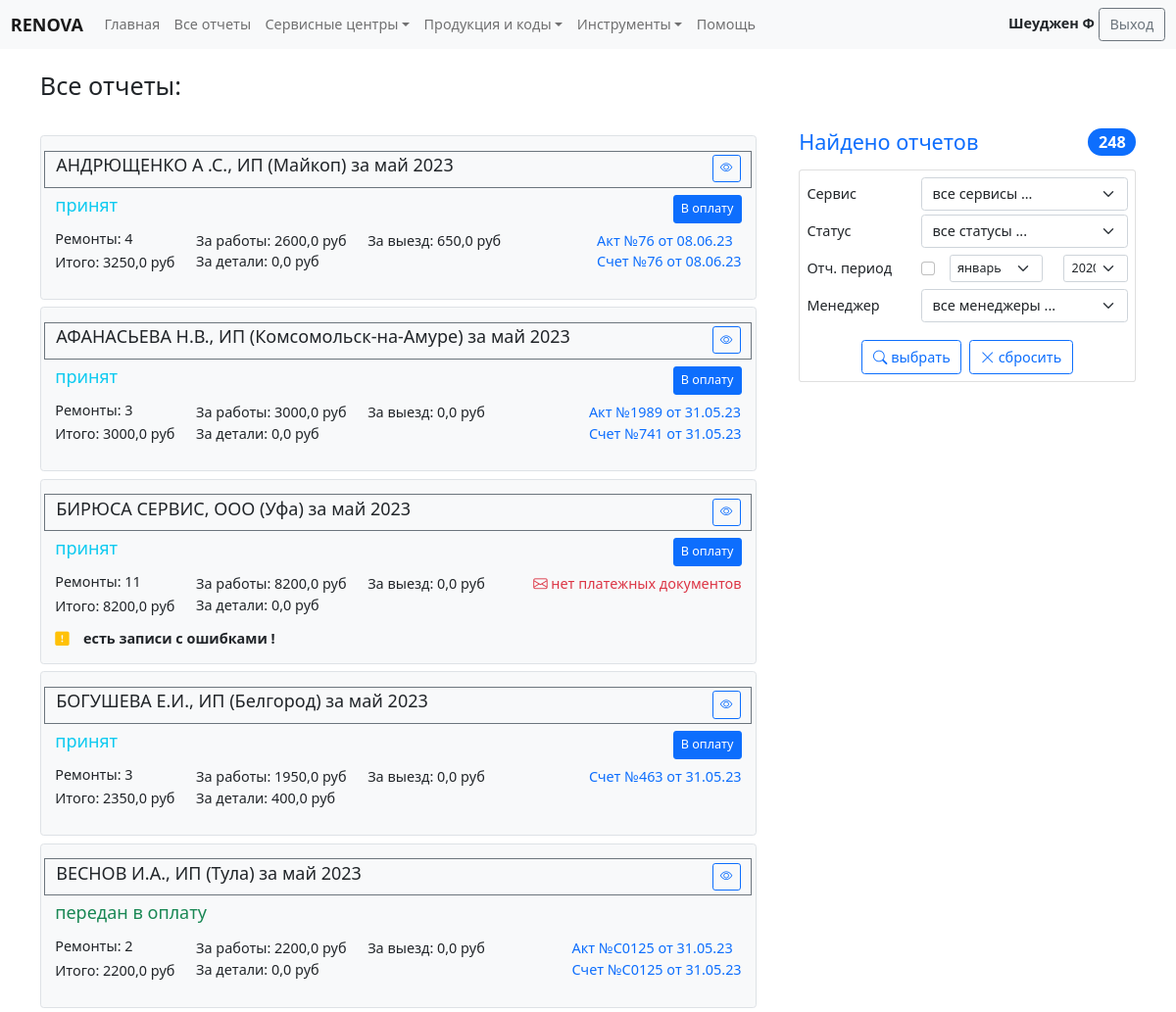
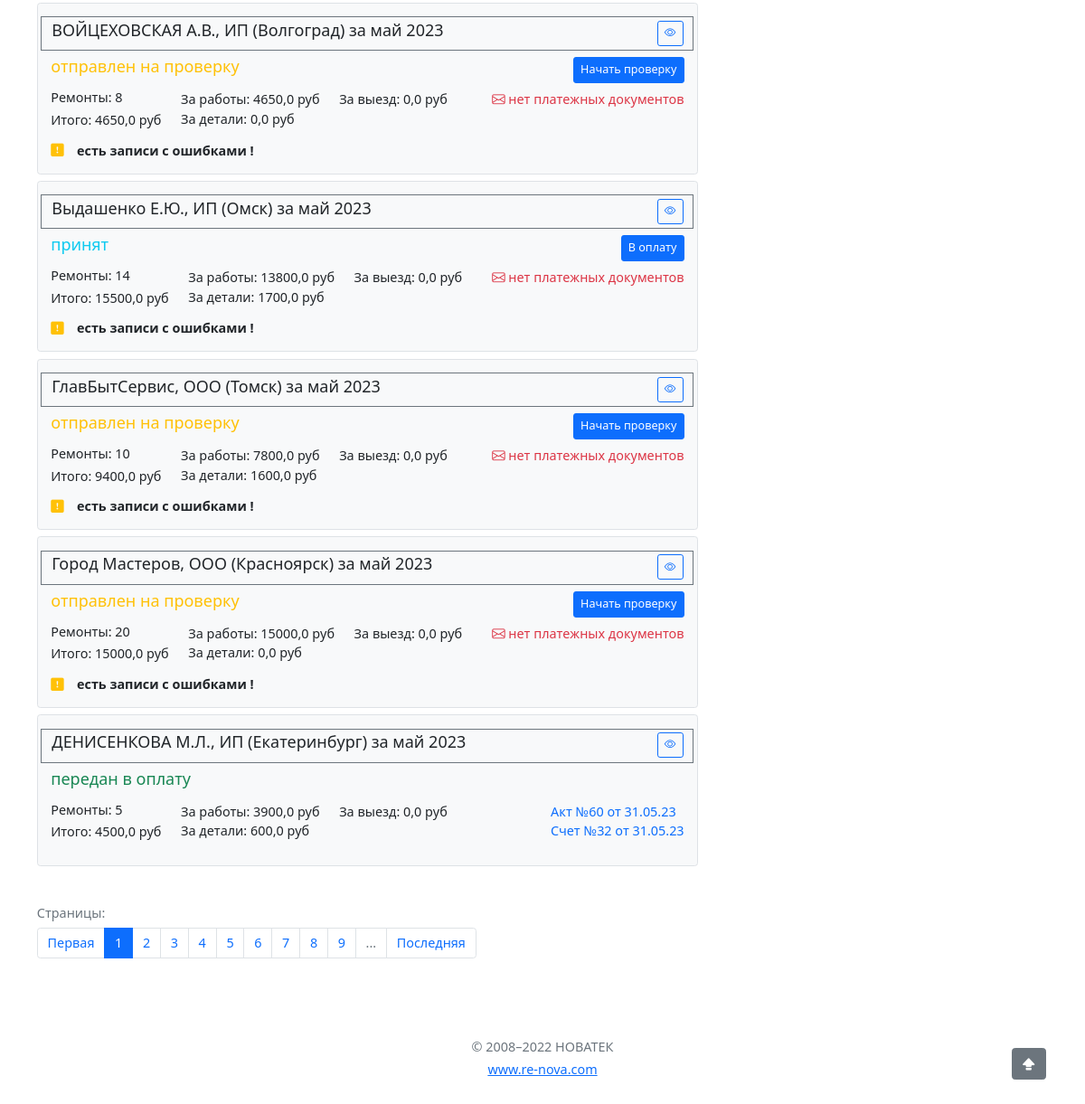
/reports/reports-list/ (signed in), run on the app's committed database (2 pictures, top to bottom).
### reports/models.py (models this page shows, shortened)
class Reports(ChangeloggableMixin, models.Model):
    service_center = models.ForeignKey(ServiceCenters, on_delete=models.CASCADE, verbose_name='Сервисный центр')
    report_date = models.DateField(verbose_name='Отчетный период')
    note = models.TextField(blank=True, null=True, verbose_name='Примечание')
    user = models.ForeignKey(User, verbose_name=u'Автор отчета', on_delete=models.PROTECT, limit_choices_to={'is_staff': False})
    status = models.CharField(choices=REPORT_STATUS, max_length=100, verbose_name='Статус', default=STATUS_DRAFT)
    total_cost = models.FloatField(default=0, verbose_name='Общая сумма по отчету')
    total_work = models.FloatField(default=0, verbose_name='Общая сумма за работы')
    total_part = models.FloatField(default=0, verbose_name='Общая сумма за детали')
    total_move = models.FloatField(default=0, verbose_name='Общая сумма за выезд')
    records_count = models.IntegerField(default=0, verbose_name='Количестов ремонтов')
    verified_count = models.IntegerField(default=0, verbose_name='Количестов принятых ремонтов')
    have_fault = models.BooleanField(default=False, blank=True, verbose_name='Имеет ошибки')
    pay_date = models.DateField(blank=True, null=True, verbose_name='Дата передачи в оплату')
    send_date = models.DateField(blank=True, null=True, verbose_name='Дата отправки на проверку')
    class Meta():
        verbose_name = 'Отчет'
        verbose_name_plural = 'Отчеты'
        ordering = ['-report_date', 'service_center', 'status']

### servicecentres/models.py (models this page shows, shortened)
class ServiceCenters(ChangeloggableMixin, models.Model):
    code = models.CharField(max_length=50, db_index=True, verbose_name='Код', help_text='Код по 1С. Обязательное поле.')
    title = models.CharField(max_length=50, db_index=True, verbose_name='Наименование', help_text='Юридическое наименование. Обязательное поле.')
    city = models.CharField(max_length=50, verbose_name='Город', help_text='Город. Обязательное поле.')
    region = models.ForeignKey(ServiceRegions,  null=True,on_delete=models.PROTECT, verbose_name='Регион', help_text='Регион СЦ. Обязательное поле.')
    addr = models.CharField(max_length=350, blank=True, verbose_name='Адрес')
    post_addr = models.CharField(max_length=350, blank=True, verbose_name='Почтовый адрес')
    conditions = models.TextField(blank=True, verbose_name='Особыче условия')
    free_parts = models.BooleanField(default=False, verbose_name='Бесплатные запчасти')
    grade = models.FloatField(default=5, verbose_name='Рэйтинг', editable=False)
    note = models.TextField(blank=True, verbose_name='Примечание')
    is_active = models.BooleanField(default=True, verbose_name='Ативен')
    user = models.ForeignKey(User, related_name='user_centers', blank=True, null=True, on_delete=models.SET_NULL, verbose_name='Пользователь', limit_choices_to={'is_staff': False})
    staff_user = models.ForeignKey(User, related_name='staff_centers', blank=True, null=True, on_delete=models.SET_NULL, verbose_name='Менеджер', limit_choices_to={'is_staff': True})
    price_type = models.CharField(choices=BASE_PRICE_TYPE, max_length=100, verbose_name='Тип прайса',
                                  default=PRICE_LITE)
    class Meta():
        verbose_name = 'Сервисный центр'
        verbose_name_plural = 'Сервисные центры'
        ordering = ['title']
    def __str__(self):
        return self.title

### upload/models.py (models this page shows, shortened)
class ReportDocumnent(models.Model):
    report = models.ForeignKey(
        Reports, verbose_name='Отчет', on_delete=models.CASCADE, null=False, blank=False)
    title = models.CharField(
        choices=REPORT_DOCUMENT, verbose_name='Наименование документа', max_length=20, null=False, blank=False)
    number = models.CharField(
        verbose_name='Номер документа', max_length=20, null=False, blank=False)
    date = models.DateField(
        verbose_name='Дата документа', null=False, blank=False)
    file = models.FileField(
        verbose_name='Файйл документа', upload_to=document_name, null=False, blank=False,
        validators=[FileExtensionValidator( ['pdf', 'doc', 'docx', 'jpg', 'png', 'xlsx', 'xls', 'jpeg'] )]
        )
    class Meta():
        verbose_name = 'Документ отчета'
        verbose_name_plural = 'Документы отчетов'
        ordering = ['report', 'title']

### reports/views.py (the view)
# urls.py: path('reports-list/', ReportsForStaff.as_view(), name='reports_list'),
class ReportsForStaff(LoginRequiredMixin, StaffUserMixin, ListView):
    model = Reports
    template_name = 'reports/staff_reports_list.html'
    context_object_name = 'reports'
    extra_context = {'title': 'Все отчеты:'}
    paginate_by = 10
    def get_queryset(self):
        if self.request.user.is_superuser:
            reports = Reports.objects.all()
        elif self.request.user.groups.filter(name='GeneralStaff').exists():
            reports = Reports.objects.all().exclude(status='draft')
        else:
            reports = Reports.objects.filter(service_center__staff_user=self.request.user).exclude(status='draft')
        if self.request.GET.get("service_center", '') != '':
            reports = reports.filter(service_center=self.request.GET.get("service_center"))
        if self.request.GET.get("staff_user", '') != '':
            reports = reports.filter(service_center__staff_user=self.request.GET.get("staff_user"))
        if 'status' in self.request.GET and self.request.GET.get("status", '') != '':
            reports = reports.filter(status=self.request.GET.get("status"))
            if self.request.GET.get("status") == 'send' or self.request.GET.get("status") == 'send_again':
                reports = reports.order_by('-send_date')
        if self.request.GET.get("use_date", '') == 'on' and self.request.GET.get("month", '') != '' and \
                self.request.GET.get("year", '') != '':
            report_date = datetime.date(int(self.request.GET.get("year", '')), int(self.request.GET.get("month", '')), 1)
            reports = reports.filter(report_date=report_date)
        return reports
    def get_context_data(self, **kwargs):
        context = super().get_context_data(**kwargs)
        context['form'] = ReportsFilterForm(self.request.GET)
        context['obj_count'] = self.object_list.count()
        return context

### reports/templates/reports/staff_reports_list.html (shortened to what this page needs)
{% extends 'base.html' %}
{% load static %}
{% load my_tags %}
{% block content %}
{% include 'inc/staff_navbar.html' %}
<div class="container">
    <main>
        <div class="row py-4">
            <div class="col-12"><h3>{{ title }}</h3></div>
        </div>
        <div class="row g-5">
            <div class="col-lg-4  order-lg-last">
                <h4 class="d-flex justify-content-between align-items-center mb-3">
                    <span class="text-primary">Найдено отчетов</span>
                    <span class="badge bg-primary rounded-pill">{{ obj_count }}</span>
                </h4>
                <form class="card p-2" method="get">
                    <div class="row mb-1  align-items-center">
                        <label class="col-xl-4 col-form-label">Сервис</label>
                        <div class="col-xl-8">
                            {{ form.service_center }}
                        </div>
                    </div>
                    <div class="row mb-1  align-items-center">
                        <label class="col-xl-4">Статус</label>
                        <div class="col-xl-8">
                            {{ form.status }}
                        </div>
                    </div>
                    <div class="row mb-1 align-items-center">
                        <label class="col-xl-4 col-form-label">Отч. период</label>
                        <div class="col-xl-1">
                            {{ form.use_date }}
                        </div>
                        <div class="col-xl-4">
                            {{ form.month }}
                        </div>
                        <div class="col-xl-3  align-items-center">
                            {{ form.year }}
                        </div>
                    </div>
                    {% if request.user.is_superuser or request.user|has_group:"GeneralStaff" %}
                    <div class="row mb-1  align-items-center">
                        <label class="col-xl-4">Менеджер</label>
                        <div class="col-xl-8">
                            {{ form.staff_user }}
                        </div>
                    </div>
                    {% endif %}
                    <div class="container d-flex justify-content-center gap-2 mt-3">
                        <button type="submit" class="btn btn-outline-primary">
                            <i class="bi bi-search"></i>
                            выбрать
                        </button>
                        <a class="btn btn-outline-primary" href="{% url 'reports_list' %}" role="button">
                            <i class="bi bi-x-lg"></i>
                            сбросить
                        </a>
                    </div>
                </form>
            </div>
            <div class="col-lg-8">
                {% if reports %}
                {% for report in reports %}
                <div class="card mt-2 border bg-light" id="report-{{ report.pk }}">
                    <div class="card-body ">
                        <div class="row py-1 border border-secondary">
                            <h5 class="col">
                                {{ report.service_center }} ({{ report.service_center.city }}) за {{ report.report_date|date:"F Y"|lower}}
                            </h5>
                            <div class="col-auto">
                                <a href="{% url 'report_page' report.pk %}?previos={{ request.get_full_path }}" class="btn btn-outline-primary btn-sm">
                                    <i class="bi bi-eye"></i></i>
                                </a>
                            </div>
                        </div>
                        <div class="row g-1 justify-content-between py-2">
                            <div class="col-sm-6">
                                {% if report.status == 'draft' %}
                                <h5 class="text-muted">{{ report.get_status_display }}</h5>
                                {% elif report.status == 'refinement' %}
                                <h5 class="text-danger">{{ report.get_status_display }}</h5>
                                {% elif report.status == 'send' or report.status == 'send_again' %}
                                <h5 class="text-warning">
                                    {{ report.get_status_display }}
                                </h5>
                                {% elif report.status == 'received' %}
                                <h5 class="text-warning">
                                    {{ report.get_status_display }}
                                    <label class="text-dark">( {{ report|show_verified_proc|floatformat:0 }}% )</label>
                                </h5>
                                {% elif report.status == 'verified' or report.status == 'accepted' %}
                                <h5 class="text-info">{{ report.get_status_display }}</h5>
                                {% else %}
                                <h5 class="text-success">{{ report.get_status_display }}</h5>
                                {% endif %}
                            </div>
                            <div class="col-auto d-flex">
                                {% if not report.status == 'payment' and not report.status == 'refinement' and not report.status == 'received' %}
                                <button type="button" class="btn btn-primary btn-sm" data-bs-toggle="modal" data-bs-target="#statusModal_{{ report.pk }}">
                                    {% if report.status == 'draft' %}
                                    На проверку
                                    {% elif report.status == 'send' or report.status == 'send_again' %}
                                    Начать проверку
                                    {% elif report.status == 'verified' %}
                                    Принять отчет
                                    {% elif report.status == 'accepted' %}
                                    В оплату
                                    {% endif %}
                                </button>
                                {% endif %}
                            </div>
                        </div>
                        <div class="row pb-2">
                            <div class="col-auto">
                                <h6>Ремонты: {{ report.records_count }}</h6>
                                <h6>Итого: {{ report.total_cost }} руб</h6>
                            </div>
                            <div class="col-sm row">
                                <div class="col-auto">
                                За работы: {{ report.total_work }} руб<br>
                                За детали: {{ report.total_part }} руб<br>
                                </div>
                                <div class="col-auto">
                                    За выезд: {{ report.total_move }} руб
                                </div>
                            </div>
                            <div class="col-auto mt-2 mt-sm-0">
                                {% if report.reportdocumnent_set.all %}
                                    {% for doc in report.reportdocumnent_set.all %}
                                        <div class="row col-auto"><a href='{{ doc.file.url }}' class='text-decoration-none' target="_blank">{{ doc.get_title_display }} №{{ doc.number }} от {{ doc.date|date:'d.m.y' }}</a></div>
                                    {% endfor %}
                                {% else %}
                                    <span class="text-danger"><i class="bi bi-envelope"></i> нет платежных документов</span>
                                {% endif %}
                            </div>
                        </div>
                        {% if report.have_fault %}
                        <div class="col-12">
                            <i class="bi bi-exclamation-square-fill text-warning"></i><strong class="px-3">есть записи с ошибками !</strong>
                        </div>
                        {% endif %}
                    </div>
                </div>
                {% endfor %}
                {% else %}
                <h4 class="text-center text-muted">Ничего не найдено ...</h4>
                {% endif %}
            </div>
        </div>
        {% if reports %}
        {% include 'inc/go_to_top_button.html' %}
        {% endif %}
    </main>
    {% include 'inc/list_paginator.html' %}
</div>
{% include 'inc/footer.html' %}
{% endblock %}

### templates/inc/staff_navbar.html (shortened to what this page needs)
{% load my_tags %}
<nav class="navbar sticky-top navbar-expand-lg navbar-light bg-light" aria-label="Fourth navbar example">
    <div class="container-fluid">
      <a class="navbar-brand" href="#"><strong>RENOVA</strong></a>
      <div class="collapse navbar-collapse" id="navbarsExample04">
        <ul class="navbar-nav me-auto mb-2 mb-md-0">
          <li class="nav-item">
            <a class="nav-link" aria-current="page" href="{% url 'staff_home' %}">Главная</a>
          </li>
          <li class="nav-item">
            <a class="nav-link" aria-current="page" href="{% url 'reports_list' %}">Все отчеты</a>
          </li>
          <li class="nav-item dropdown">
            <a class="nav-link dropdown-toggle" href="#" id="dropdown04" data-bs-toggle="dropdown" aria-expanded="false">Сервисные центры</a>
          </li>
          <li class="nav-item dropdown">
            <a class="nav-link dropdown-toggle" href="#" id="dropdown05" data-bs-toggle="dropdown" aria-expanded="false">Продукция и коды</a>
          </li>
          <li class="nav-item dropdown">
            <a class="nav-link dropdown-toggle" href="#" id="dropdown06" data-bs-toggle="dropdown" aria-expanded="false">Инструменты</a>
          </li>
          <li class="nav-item">
            <a class="nav-link" aria-current="page" href="{% url 'help_page' %}">Помощь</a>
          </li>
        </ul>
        <div>
            <strong>{{ request.user }}</strong>
            <a class="btn btn-outline-secondary" href="{% url 'user_logout' %}" role="button">Выход</a>
        </div>
      </div>
    </div>
  </nav>

### data on the page
Reports: service_center "АНДРЮЩЕНКО А .С., ИП", service_center.city "Майкоп", report_date "май 2023", status "принят", shows "В оплату", records_count "4", total_cost "3250,0", total_work "2600,0", total_part "0,0", total_move "650,0"
ReportDocumnent: title "Акт", number "76", date "08.06.23"
ReportDocumnent: title "Счет", number "76", date "08.06.23"
Reports: service_center "АФАНАСЬЕВА Н.В., ИП", service_center.city "Комсомольск-на-Амуре", report_date "май 2023", status "принят", shows "В оплату", records_count "3", total_cost "3000,0", total_work "3000,0", total_part "0,0", total_move "0,0"
ReportDocumnent: title "Акт", number "1989", date "31.05.23"
ReportDocumnent: title "Счет", number "741", date "31.05.23"
Reports: service_center "БИРЮСА СЕРВИС, ООО", service_center.city "Уфа", report_date "май 2023", status "принят", shows "В оплату", records_count "11", total_cost "8200,0", total_work "8200,0", total_part "0,0", total_move "0,0", shows "нет платежных документов", have_fault True (drawn)
Reports: service_center "БОГУШЕВА Е.И., ИП", service_center.city "Белгород", report_date "май 2023", status "принят", shows "В оплату", records_count "3", total_cost "2350,0", total_work "1950,0", total_part "400,0", total_move "0,0"
ReportDocumnent: title "Счет", number "463", date "31.05.23"
Reports: service_center "ВЕСНОВ И.А., ИП", service_center.city "Тула", report_date "май 2023", status "передан в оплату", records_count "2", total_cost "2200,0", total_work "2200,0", total_part "0,0", total_move "0,0"
ReportDocumnent: title "Акт", number "С0125", date "31.05.23"
ReportDocumnent: title "Счет", number "С0125", date "31.05.23"
Reports: service_center "ВОЙЦЕХОВСКАЯ А.В., ИП", service_center.city "Волгоград", report_date "май 2023", status "отправлен на проверку", shows "Начать проверку", records_count "8", total_cost "4650,0", total_work "4650,0", total_part "0,0", total_move "0,0", shows "нет платежных документов", have_fault True (drawn)
Reports: service_center "Выдашенко Е.Ю., ИП", service_center.city "Омск", report_date "май 2023", status "принят", shows "В оплату", records_count "14", total_cost "15500,0", total_work "13800,0", total_part "1700,0", total_move "0,0", shows "нет платежных документов", have_fault True (drawn)
Reports: service_center "ГлавБытСервис, ООО", service_center.city "Томск", report_date "май 2023", status "отправлен на проверку", shows "Начать проверку", records_count "10", total_cost "9400,0", total_work "7800,0", total_part "1600,0", total_move "0,0", shows "нет платежных документов", have_fault True (drawn)
Reports: service_center "Город Мастеров, ООО", service_center.city "Красноярск", report_date "май 2023", status "отправлен на проверку", shows "Начать проверку", records_count "20", total_cost "15000,0", total_work "15000,0", total_part "0,0", total_move "0,0", shows "нет платежных документов", have_fault True (drawn)
Reports: service_center "ДЕНИСЕНКОВА М.Л., ИП", service_center.city "Екатеринбург", report_date "май 2023", status "передан в оплату", records_count "5", total_cost "4500,0", total_work "3900,0", total_part "600,0", total_move "0,0"
ReportDocumnent: title "Акт", number "60", date "31.05.23"
ReportDocumnent: title "Счет", number "32", date "31.05.23"

### other printed values
{{ request.user }} "Шеуджен Ф"
{{ title }} "Все отчеты:"
{{ obj_count }} "248"
{{ p }} "1"
{{ p }} "2" "3" "4" "5" "6" "7" "8" "9"
